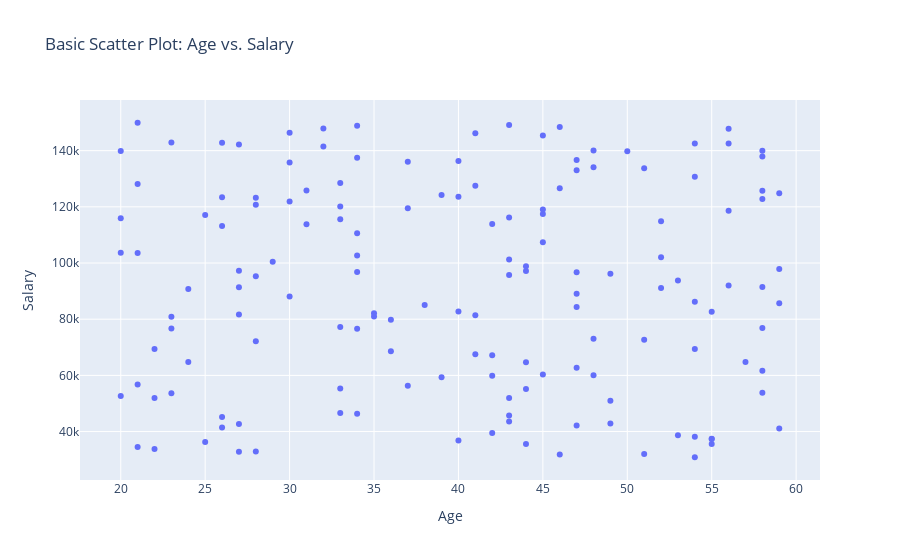

Write notebook code for a chart like this one.
### Markdown cell above
# 3. BASIC SCATTER PLOT

### Code cell
fig_basic = px.scatter(df, x="Age", y="Salary", title="Basic Scatter Plot: Age vs. Salary")
fig_basic.show()

### Figure 1 — Plotly figure (JSON) as saved in the notebook; plotly's stock layout.template omitted (floating-point values rounded to 4 significant figures; data arrays with more than 128 entries replaced by an {"elided": "..."} marker saying what was removed)
{"data": [{"hovertemplate": "Age=%{x}<br>Salary=%{y}<extra></extra>", "legendgroup": "", "marker": {"color": "#636efa", "symbol": "circle"}, "mode": "markers", "name": "", "orientation": "v", "showlegend": false, "type": "scatter", "x": {"elided": "150 int values"}, "xaxis": "x", "y": {"elided": "150 int values"}, "yaxis": "y"}], "layout": {"legend": {"tracegroupgap": 0}, "title": {"text": "Basic Scatter Plot: Age vs. Salary"}, "xaxis": {"anchor": "y", "domain": [0, 1], "title": {"text": "Age"}}, "yaxis": {"anchor": "x", "domain": [0, 1], "title": {"text": "Salary"}}}}
